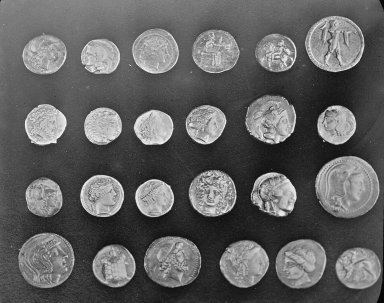
#> input picture skimage.data.coins(), 384 x 303 px
$ jupyter execute --allow-errors 00_images_are_arrays.ipynb   (shell and % lines are left out)   (Python 2 division)   (older library calls are emulated)
#> lines starting #> are read from the running program, lines starting #| are printed output that depends on the picture; after the words box and inside, x2 and y2 are one past the last pixel; in counts of white or black regions, pixels touching at a corner belong together; long printed decimals are rounded
[cell 1]
import skimage

# Images are numpy arrays

Images are represented in ``scikit-image`` using standard ``numpy`` arrays.  This allows maximum inter-operability with other libraries in the scientific Python ecosystem, such as ``matplotlib`` and ``scipy``.

Let's see how to build a grayscale image as a 2D array:

[cell 2]
import numpy as np
from matplotlib import pyplot as plt,cm

random_image = np.random.random([500, 500])

plt.imshow(random_image);
plt.show()

The same holds for "real-world" images:

[cell 3]
from skimage import data
import random
coins = data.coins()
#> coins is the input picture: shape (303, 384); min 1, max 252, mean 96.9
#coins[:100,:380]=[random.sample(range(1000),380)]*100
print(type(coins), coins.dtype, coins.shape)
#| (<class 'numpy.ndarray'>, dtype('uint8'), (303, 384))
random.shuffle(coins)
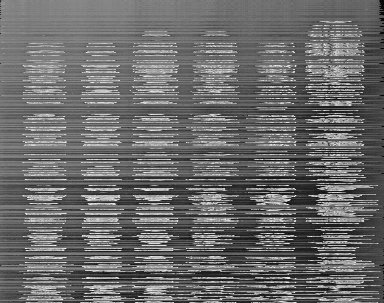
#> coins: shape (303, 384); min 2, max 252, mean 106.9
plt.imshow(coins, interpolation='nearest',cmap=cm.gray);
print coins
#> (printed output is left out)

A color image is a 3D array, where the last dimension has size 3 and represents the red, green, and blue channels:

[cell 4]
cat = data.chelsea()
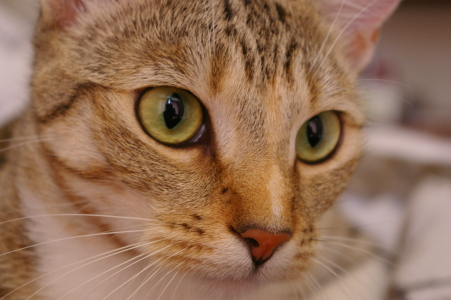
#> input picture skimage.data.chelsea(), 451 x 300 px
#> cat is the input picture: shape (300, 451, 3); mean R, G, B 147.7, 111.4, 86.8
print("Shape:", cat.shape)
#| Shape: (300, 451, 3)
print("Values min/max:", cat.min(), cat.max())
#| ('Values min/max:', 0, 231)
cat[1,2,:1]
plt.imshow(cat, interpolation='nearest',cmap=cm.gray);
print cat[:,1:,:]
#> (printed output is left out)

These are *just numpy arrays*. Making a red square is easy using just array slicing and manipulation:

[cell 5]
cat[10:110, 10:110, :] = [255, 160, 90]  # [red, green, blue]
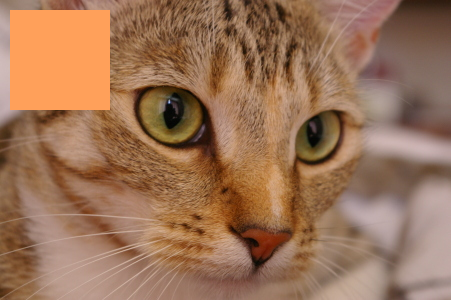
#> cat: shape (300, 451, 3); 7.39% of pixels changed, all inside (x1, y1, x2, y2) = (10, 10, 110, 110)
plt.imshow(cat);

Images can also include transparent regions by adding a 4th dimension, called an *alpha layer*.

### Other shapes, and their meanings

|Image type|Coordinates|
|:---|:---|
|2D grayscale|(row, column)|
|2D multichannel|(row, column, channel)|
|3D grayscale|(plane, row, column)|
|3D multichannel|(plane, row, column, channel)|

## Data types and image values

In literature, one finds different conventions for representing image values:

```
  0 - 255   where  0 is black, 255 is white
  0 - 1     where  0 is black, 1 is white
```

``scikit-image`` supports both conventions--the choice is determined by the
data-type of the array.

E.g., here, I generate two valid images:

[cell 6]
linear0 = np.linspace(0, 1, 2500).reshape((50, 50))
linear1 = np.linspace(0, 255, 2500).reshape((50, 50)).astype(np.uint8)

print("Linear0:", linear0.dtype, linear0.min(), linear0.max())
print("Linear1:", linear1.dtype, linear1.min(), linear1.max())

fig, (ax0, ax1) = plt.subplots(1, 2)
#ax0.imshow(linear0, cmap='gray')
#ax1.imshow(linear1, cmap='gray');
print fig

The library is designed in such a way that any data-type is allowed as input,
as long as the range is correct (0-1 for floating point images, 0-255 for unsigned bytes,
0-65535 for unsigned 16-bit integers).

This is achieved through the use of a few utility functions, such as ``img_as_float`` and ``img_as_ubyte``:

[cell 7]
from skimage import img_as_float, img_as_ubyte

image = data.chelsea()

image_float = img_as_float(image)
image_ubyte = img_as_ubyte(image)

print("type, min, max:", image_float.dtype, image_float.min(), image_float.max())
#| type, min, max: float64 0.0 0.9059
print("type, min, max:", image_ubyte.dtype, image_ubyte.min(), image_ubyte.max())
#| type, min, max: uint8 0 231

print("231/255 =", 231/255.)

Your code would then typically look like this:

```python
def my_function(any_image):
   float_image = img_as_float(any_image)
   # Proceed, knowing image is in [0, 1]
```

We recommend using the floating point representation, given that
``scikit-image`` mostly uses that format internally.

## Displaying images using matplotlib

Before we get started, a quick note about plotting images---specifically, plotting gray-scale images with Matplotlib. First, let's grab an example image from `scikit-image`.

[cell 8]
from skimage import data

image = data.camera()
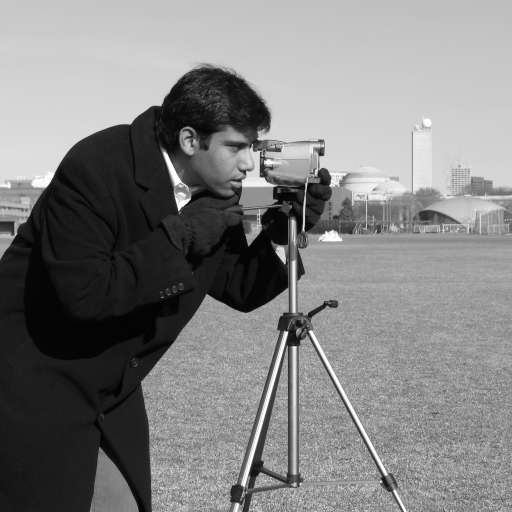
#> input picture skimage.data.camera(), 512 x 512 px
#> image is the input picture: shape (512, 512); min 0, max 255, mean 129.1

Also, we'll want to make sure we have numpy and matplotlib imported.

[cell 9]
import matplotlib.pyplot as plt
import numpy as np

If we plot a gray-scale image using the default colormap, "jet", and a gray-scale color
map, "gray", you can easily see the difference:

[cell 10]
fig, (ax_jet, ax_gray) = plt.subplots(ncols=2, figsize=(10, 5))

ax_jet.imshow(image)
ax_gray.imshow(image);
print image.ndim
#| 2

We can get a better idea of the ill effects by zooming into the man's face.

[cell 11]
face = image[80:160, 200:280]
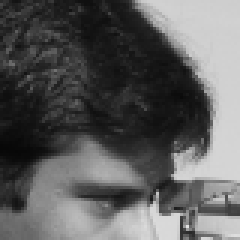
#> face: shape (80, 80) (shown 3 times larger); min 7, max 225, mean 92.9
fig, (ax_jet, ax_gray) = plt.subplots(ncols=2)
ax_jet.imshow(face, cmap='jet')
ax_gray.imshow(face, cmap='gray');

Notice how the face looks distorted and splotchy with the "jet" colormap. Also, this colormap distorts the concepts of light and dark, and there are artificial boundaries created by the different color hues. Is that a beauty mark on the man's upper lip? No, it's just an artifact of this ridiculous colormap.

Here's another example:

[cell 12]
X, Y = np.ogrid[-5:5:0.1, -5:5:0.1]
R = np.exp(-(X**2 + Y**2) / 15)

fig, (ax_jet, ax_gray) = plt.subplots(1, 2)
ax_jet.imshow(R, cmap='jet')
ax_gray.imshow(R, cmap='gray');

Woah!  See all those non-existing contours?

You can set both the method of interpolation and colormap used  explicitly in the ``imshow`` command:

[cell 13]
plt.imshow(R, cmap='gray', interpolation='nearest');

Otherwise, you can add the following setting at the top of any script
to change the default colormap:

[cell 14]
plt.rcParams['image.cmap'] = 'gray'

Don't worry: color images are unaffected by this change.

In addition, we'll set the interpolation to 'nearest neighborhood' so that it's easier to distinguish individual pixels in your image (the default is 'bicubic'--see the exploration below).

[cell 15]
plt.rcParams['image.interpolation'] = 'nearest'

For reference, let's look at the images above using Matplotlib's new 'viridis' and 'magma' colormaps (requires matplotlib >= 1.5).

[cell 16]
fig, axes = plt.subplots(2, 2, figsize=(10, 10))

axes[0, 0].imshow(R, cmap='jet')
axes[0, 1].imshow(R, cmap='viridis')
axes[1, 0].imshow(R, cmap='magma')
axes[1, 1].imshow(R, cmap='gray');
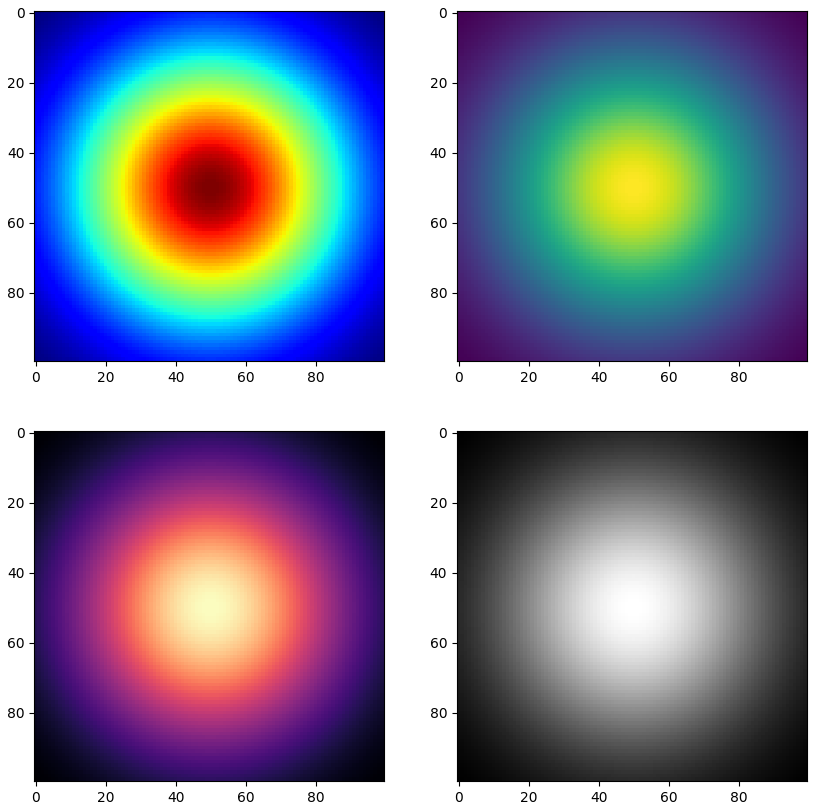
#> figure drawn by matplotlib, 4 panels
#> the sliders are set to image = <module 'IPython.html.widgets., cmap = Accent, reverse_cmap = False, interpolation = nearest

## Interactive demo: interpolation and color maps

[cell 17]
from IPython.html.widgets import interact, fixed
from matplotlib import cm as colormaps
import matplotlib.colors
import inspect

#> (the rest of this cell did not finish here and is left out)

## Image I/O

Mostly, we won't be using input images from the scikit-image example data sets.  Those images are typically stored in JPEG or PNG format.  Since scikit-image operates on NumPy arrays, *any* image reader library that provides arrays will do.  Options include matplotlib, pillow, imageio, imread, etc.

scikit-image conveniently wraps many of these in the `io` submodule, and will use whatever option is available:

[cell 18]
from skimage import io

image = io.imread('../images/balloon.jpg')
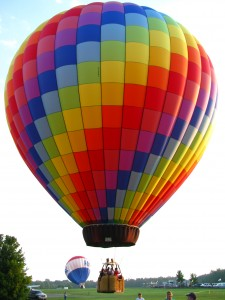
#> input picture skimage-tutorials-master/skimage-tutorials-master/images/balloon.jpg, 225 x 300 px
#> image is the input picture: shape (300, 225, 3); mean R, G, B 170.1, 140.5, 129.3

print(type(image))
#| <class 'numpy.ndarray'>
plt.imshow(image);

We also have the ability to load multiple images, or multi-layer TIFF images:

[cell 19]
ic = io.imread_collection('../images/*.png')
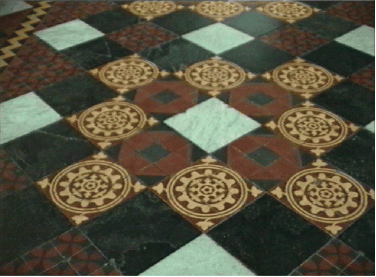
#> input picture skimage-tutorials-master/skimage-tutorials-master/images/chapel_floor.png, 376 x 277 px
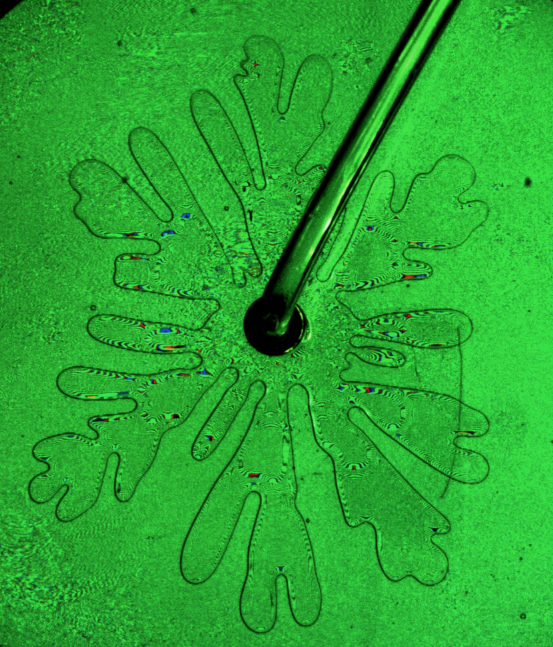
#> input picture skimage-tutorials-master/skimage-tutorials-master/images/fingers.png, 553 x 647 px
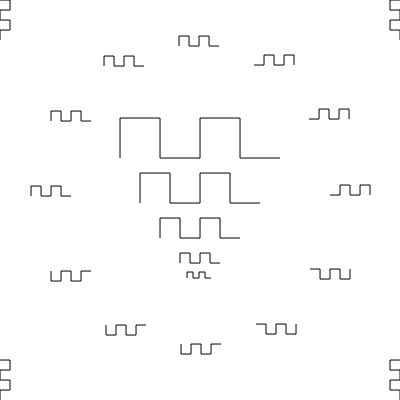
#> input picture skimage-tutorials-master/skimage-tutorials-master/images/snakes.png, 400 x 400 px
#> ic = 3 items

print(type(ic), '\n\n', ic)
#> (printed output is left out)

[cell 20]
f, axes = plt.subplots(nrows=1, ncols=len(ic), figsize=(15, 10))

for i, image in enumerate(ic):
    axes[i].imshow(image, cmap='gray')
    axes[i].axis('off')
#> this loop made 3 passes
